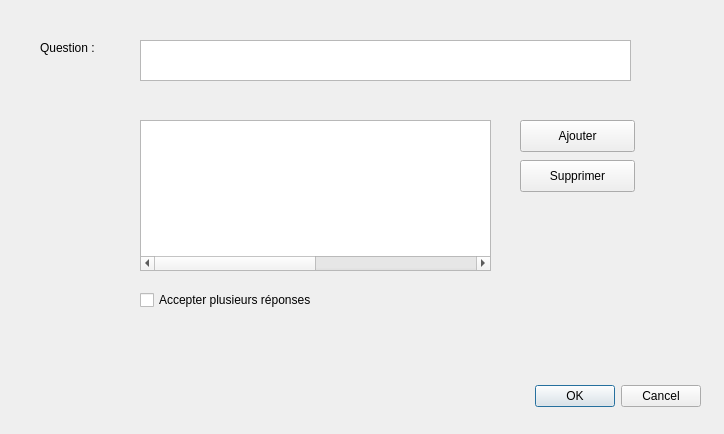
<?xml version="1.0" encoding="UTF-8"?>
<ui version="4.0">
 <class>QuestionDialog</class>
 <widget class="QDialog" name="QuestionDialog">
  <property name="geometry">
   <rect>
    <x>0</x>
    <y>0</y>
    <width>724</width>
    <height>434</height>
   </rect>
  </property>
  <property name="windowTitle">
   <string>Dialog</string>
  </property>
  <widget class="QDialogButtonBox" name="buttonBox">
   <property name="geometry">
    <rect>
     <x>520</x>
     <y>380</y>
     <width>181</width>
     <height>32</height>
    </rect>
   </property>
   <property name="locale">
    <locale language="French" country="France"/>
   </property>
   <property name="orientation">
    <enum>Qt::Horizontal</enum>
   </property>
   <property name="standardButtons">
    <set>QDialogButtonBox::Cancel|QDialogButtonBox::Ok</set>
   </property>
  </widget>
  <widget class="QTextEdit" name="textEdit">
   <property name="geometry">
    <rect>
     <x>140</x>
     <y>40</y>
     <width>491</width>
     <height>41</height>
    </rect>
   </property>
  </widget>
  <widget class="QLabel" name="label">
   <property name="geometry">
    <rect>
     <x>40</x>
     <y>40</y>
     <width>91</width>
     <height>16</height>
    </rect>
   </property>
   <property name="text">
    <string>Question :</string>
   </property>
  </widget>
  <widget class="QTableWidget" name="tableWidget">
   <property name="geometry">
    <rect>
     <x>140</x>
     <y>120</y>
     <width>351</width>
     <height>151</height>
    </rect>
   </property>
   <property name="gridStyle">
    <enum>Qt::DotLine</enum>
   </property>
   <property name="sortingEnabled">
    <bool>true</bool>
   </property>
   <property name="wordWrap">
    <bool>true</bool>
   </property>
   <property name="cornerButtonEnabled">
    <bool>true</bool>
   </property>
   <property name="columnCount">
    <number>2</number>
   </property>
   <attribute name="horizontalHeaderVisible">
    <bool>false</bool>
   </attribute>
   <attribute name="horizontalHeaderCascadingSectionResizes">
    <bool>false</bool>
   </attribute>
   <attribute name="horizontalHeaderDefaultSectionSize">
    <number>200</number>
   </attribute>
   <attribute name="horizontalHeaderHighlightSections">
    <bool>true</bool>
   </attribute>
   <attribute name="horizontalHeaderShowSortIndicator" stdset="0">
    <bool>false</bool>
   </attribute>
   <attribute name="horizontalHeaderStretchLastSection">
    <bool>true</bool>
   </attribute>
   <attribute name="verticalHeaderVisible">
    <bool>false</bool>
   </attribute>
   <attribute name="verticalHeaderCascadingSectionResizes">
    <bool>false</bool>
   </attribute>
   <attribute name="verticalHeaderHighlightSections">
    <bool>true</bool>
   </attribute>
   <attribute name="verticalHeaderShowSortIndicator" stdset="0">
    <bool>false</bool>
   </attribute>
   <attribute name="verticalHeaderStretchLastSection">
    <bool>false</bool>
   </attribute>
   <column>
    <property name="text">
     <string>Réponse</string>
    </property>
   </column>
   <column>
    <property name="text">
     <string>Type</string>
    </property>
   </column>
  </widget>
  <widget class="QPushButton" name="pushButton">
   <property name="geometry">
    <rect>
     <x>520</x>
     <y>120</y>
     <width>115</width>
     <height>32</height>
    </rect>
   </property>
   <property name="text">
    <string>Ajouter</string>
   </property>
  </widget>
  <widget class="QCheckBox" name="checkBox">
   <property name="geometry">
    <rect>
     <x>140</x>
     <y>290</y>
     <width>211</width>
     <height>20</height>
    </rect>
   </property>
   <property name="text">
    <string>Accepter plusieurs réponses</string>
   </property>
  </widget>
  <widget class="QPushButton" name="pushButton_2">
   <property name="geometry">
    <rect>
     <x>520</x>
     <y>160</y>
     <width>115</width>
     <height>32</height>
    </rect>
   </property>
   <property name="text">
    <string>Supprimer</string>
   </property>
  </widget>
 </widget>
 <resources/>
 <connections>
  <connection>
   <sender>buttonBox</sender>
   <signal>accepted()</signal>
   <receiver>QuestionDialog</receiver>
   <slot>accept()</slot>
   <hints>
    <hint type="sourcelabel">
     <x>608</x>
     <y>380</y>
    </hint>
    <hint type="destinationlabel">
     <x>157</x>
     <y>274</y>
    </hint>
   </hints>
  </connection>
  <connection>
   <sender>buttonBox</sender>
   <signal>rejected()</signal>
   <receiver>QuestionDialog</receiver>
   <slot>reject()</slot>
   <hints>
    <hint type="sourcelabel">
     <x>676</x>
     <y>380</y>
    </hint>
    <hint type="destinationlabel">
     <x>286</x>
     <y>274</y>
    </hint>
   </hints>
  </connection>
 </connections>
</ui>
